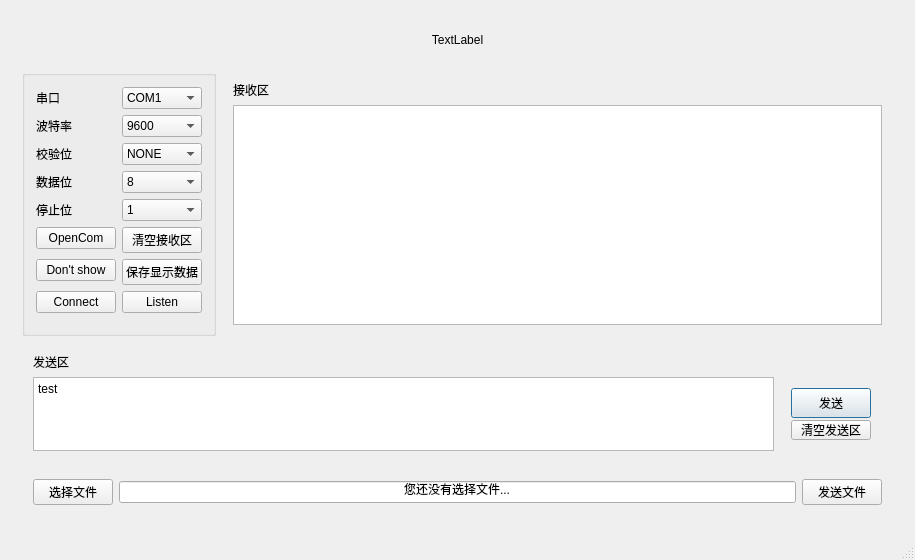
<?xml version="1.0" encoding="UTF-8"?>
<ui version="4.0">
 <class>MainWindow</class>
 <widget class="QMainWindow" name="MainWindow">
  <property name="geometry">
   <rect>
    <x>0</x>
    <y>0</y>
    <width>915</width>
    <height>560</height>
   </rect>
  </property>
  <property name="minimumSize">
   <size>
    <width>600</width>
    <height>0</height>
   </size>
  </property>
  <property name="windowTitle">
   <string>MyCom</string>
  </property>
  <property name="autoFillBackground">
   <bool>false</bool>
  </property>
  <property name="styleSheet">
   <string notr="true"/>
  </property>
  <widget class="QWidget" name="centralWidget">
   <layout class="QVBoxLayout" name="verticalLayout_2">
    <item>
     <widget class="QWidget" name="widget" native="true">
      <property name="sizePolicy">
       <sizepolicy hsizetype="Expanding" vsizetype="Expanding">
        <horstretch>0</horstretch>
        <verstretch>0</verstretch>
       </sizepolicy>
      </property>
      <layout class="QGridLayout" name="gridLayout">
       <item row="1" column="0">
        <widget class="QWidget" name="widget_2" native="true"/>
       </item>
       <item row="2" column="0" colspan="2">
        <widget class="QGroupBox" name="groupBox">
         <property name="sizePolicy">
          <sizepolicy hsizetype="Fixed" vsizetype="Preferred">
           <horstretch>0</horstretch>
           <verstretch>0</verstretch>
          </sizepolicy>
         </property>
         <layout class="QFormLayout" name="formLayout">
          <property name="fieldGrowthPolicy">
           <enum>QFormLayout::AllNonFixedFieldsGrow</enum>
          </property>
          <item row="0" column="0">
           <widget class="QLabel" name="label">
            <property name="text">
             <string>串口</string>
            </property>
           </widget>
          </item>
          <item row="0" column="1">
           <widget class="QComboBox" name="comboBox_2">
            <item>
             <property name="text">
              <string>COM1</string>
             </property>
            </item>
            <item>
             <property name="text">
              <string>COM2</string>
             </property>
            </item>
            <item>
             <property name="text">
              <string>COM3</string>
             </property>
            </item>
            <item>
             <property name="text">
              <string>COM4</string>
             </property>
            </item>
            <item>
             <property name="text">
              <string>COM5</string>
             </property>
            </item>
            <item>
             <property name="text">
              <string>COM6</string>
             </property>
            </item>
            <item>
             <property name="text">
              <string>COM7</string>
             </property>
            </item>
            <item>
             <property name="text">
              <string>COM8</string>
             </property>
            </item>
            <item>
             <property name="text">
              <string>COM9</string>
             </property>
            </item>
           </widget>
          </item>
          <item row="1" column="0">
           <widget class="QLabel" name="label_2">
            <property name="text">
             <string>波特率</string>
            </property>
           </widget>
          </item>
          <item row="1" column="1">
           <widget class="QComboBox" name="comboBox">
            <property name="currentIndex">
             <number>12</number>
            </property>
            <item>
             <property name="text">
              <string>50</string>
             </property>
            </item>
            <item>
             <property name="text">
              <string>75</string>
             </property>
            </item>
            <item>
             <property name="text">
              <string>110</string>
             </property>
            </item>
            <item>
             <property name="text">
              <string>134</string>
             </property>
            </item>
            <item>
             <property name="text">
              <string>150</string>
             </property>
            </item>
            <item>
             <property name="text">
              <string>200</string>
             </property>
            </item>
            <item>
             <property name="text">
              <string>300</string>
             </property>
            </item>
            <item>
             <property name="text">
              <string>600</string>
             </property>
            </item>
            <item>
             <property name="text">
              <string>1200</string>
             </property>
            </item>
            <item>
             <property name="text">
              <string>1800</string>
             </property>
            </item>
            <item>
             <property name="text">
              <string>2400</string>
             </property>
            </item>
            <item>
             <property name="text">
              <string>4800</string>
             </property>
            </item>
            <item>
             <property name="text">
              <string>9600</string>
             </property>
            </item>
            <item>
             <property name="text">
              <string>14400</string>
             </property>
            </item>
            <item>
             <property name="text">
              <string>19200</string>
             </property>
            </item>
            <item>
             <property name="text">
              <string>38400</string>
             </property>
            </item>
            <item>
             <property name="text">
              <string>56000</string>
             </property>
            </item>
            <item>
             <property name="text">
              <string>57600</string>
             </property>
            </item>
            <item>
             <property name="text">
              <string>76800</string>
             </property>
            </item>
            <item>
             <property name="text">
              <string>115200</string>
             </property>
            </item>
            <item>
             <property name="text">
              <string>128000</string>
             </property>
            </item>
            <item>
             <property name="text">
              <string>256000</string>
             </property>
            </item>
           </widget>
          </item>
          <item row="2" column="0">
           <widget class="QLabel" name="label_3">
            <property name="text">
             <string>校验位</string>
            </property>
           </widget>
          </item>
          <item row="2" column="1">
           <widget class="QComboBox" name="comboBox_3">
            <item>
             <property name="text">
              <string>NONE</string>
             </property>
            </item>
            <item>
             <property name="text">
              <string>ODD</string>
             </property>
            </item>
            <item>
             <property name="text">
              <string>EVEN</string>
             </property>
            </item>
            <item>
             <property name="text">
              <string>MARK</string>
             </property>
            </item>
            <item>
             <property name="text">
              <string>SPACK</string>
             </property>
            </item>
           </widget>
          </item>
          <item row="3" column="0">
           <widget class="QLabel" name="label_4">
            <property name="text">
             <string>数据位</string>
            </property>
           </widget>
          </item>
          <item row="3" column="1">
           <widget class="QComboBox" name="comboBox_4">
            <property name="currentIndex">
             <number>3</number>
            </property>
            <item>
             <property name="text">
              <string>5</string>
             </property>
            </item>
            <item>
             <property name="text">
              <string>6</string>
             </property>
            </item>
            <item>
             <property name="text">
              <string>7</string>
             </property>
            </item>
            <item>
             <property name="text">
              <string>8</string>
             </property>
            </item>
           </widget>
          </item>
          <item row="4" column="0">
           <widget class="QLabel" name="label_5">
            <property name="text">
             <string>停止位</string>
            </property>
           </widget>
          </item>
          <item row="4" column="1">
           <widget class="QComboBox" name="comboBox_5">
            <item>
             <property name="text">
              <string>1</string>
             </property>
            </item>
            <item>
             <property name="text">
              <string>1_5</string>
             </property>
            </item>
            <item>
             <property name="text">
              <string>2</string>
             </property>
            </item>
           </widget>
          </item>
          <item row="5" column="0">
           <widget class="QPushButton" name="pushButton">
            <property name="text">
             <string>OpenCom</string>
            </property>
           </widget>
          </item>
          <item row="5" column="1">
           <widget class="QPushButton" name="pushButton_2">
            <property name="text">
             <string>清空接收区</string>
            </property>
           </widget>
          </item>
          <item row="6" column="0">
           <widget class="QPushButton" name="pushButton_3">
            <property name="text">
             <string>Don't show</string>
            </property>
           </widget>
          </item>
          <item row="6" column="1">
           <widget class="QPushButton" name="pushButton_8">
            <property name="text">
             <string>保存显示数据</string>
            </property>
           </widget>
          </item>
          <item row="7" column="0">
           <widget class="QPushButton" name="pushButton_9">
            <property name="text">
             <string>Connect</string>
            </property>
           </widget>
          </item>
          <item row="7" column="1">
           <widget class="QPushButton" name="pushButton_10">
            <property name="text">
             <string>Listen</string>
            </property>
           </widget>
          </item>
         </layout>
        </widget>
       </item>
       <item row="2" column="2">
        <widget class="QWidget" name="widget" native="true">
         <property name="sizePolicy">
          <sizepolicy hsizetype="Expanding" vsizetype="Expanding">
           <horstretch>0</horstretch>
           <verstretch>0</verstretch>
          </sizepolicy>
         </property>
         <layout class="QVBoxLayout" name="verticalLayout">
          <item>
           <widget class="QLabel" name="label_6">
            <property name="sizePolicy">
             <sizepolicy hsizetype="Preferred" vsizetype="Preferred">
              <horstretch>0</horstretch>
              <verstretch>0</verstretch>
             </sizepolicy>
            </property>
            <property name="minimumSize">
             <size>
              <width>0</width>
              <height>0</height>
             </size>
            </property>
            <property name="text">
             <string>接收区</string>
            </property>
           </widget>
          </item>
          <item>
           <widget class="QTextEdit" name="textEdit">
            <property name="sizePolicy">
             <sizepolicy hsizetype="Expanding" vsizetype="Expanding">
              <horstretch>0</horstretch>
              <verstretch>0</verstretch>
             </sizepolicy>
            </property>
           </widget>
          </item>
         </layout>
        </widget>
       </item>
       <item row="3" column="0" colspan="3">
        <widget class="QWidget" name="widget" native="true">
         <property name="sizePolicy">
          <sizepolicy hsizetype="Preferred" vsizetype="Fixed">
           <horstretch>0</horstretch>
           <verstretch>0</verstretch>
          </sizepolicy>
         </property>
         <property name="minimumSize">
          <size>
           <width>0</width>
           <height>0</height>
          </size>
         </property>
         <property name="maximumSize">
          <size>
           <width>16777215</width>
           <height>120</height>
          </size>
         </property>
         <layout class="QGridLayout" name="gridLayout_2">
          <item row="0" column="0">
           <widget class="QLabel" name="label_7">
            <property name="text">
             <string>发送区</string>
            </property>
           </widget>
          </item>
          <item row="2" column="0">
           <widget class="QTextEdit" name="textEdit_2">
            <property name="sizePolicy">
             <sizepolicy hsizetype="Expanding" vsizetype="Preferred">
              <horstretch>0</horstretch>
              <verstretch>0</verstretch>
             </sizepolicy>
            </property>
            <property name="html">
             <string>&lt;!DOCTYPE HTML PUBLIC &quot;-//W3C//DTD HTML 4.0//EN&quot; &quot;http://www.w3.org/TR/REC-html40/strict.dtd&quot;&gt;
&lt;html&gt;&lt;head&gt;&lt;meta name=&quot;qrichtext&quot; content=&quot;1&quot; /&gt;&lt;style type=&quot;text/css&quot;&gt;
p, li { white-space: pre-wrap; }
&lt;/style&gt;&lt;/head&gt;&lt;body style=&quot; font-family:'SimSun'; font-size:9pt; font-weight:400; font-style:normal;&quot;&gt;
&lt;p style=&quot; margin-top:0px; margin-bottom:0px; margin-left:0px; margin-right:0px; -qt-block-indent:0; text-indent:0px;&quot;&gt;test&lt;/p&gt;&lt;/body&gt;&lt;/html&gt;</string>
            </property>
           </widget>
          </item>
          <item row="2" column="1">
           <widget class="QWidget" name="widget" native="true">
            <property name="sizePolicy">
             <sizepolicy hsizetype="Preferred" vsizetype="Expanding">
              <horstretch>0</horstretch>
              <verstretch>0</verstretch>
             </sizepolicy>
            </property>
            <layout class="QVBoxLayout" name="verticalLayout_3">
             <item>
              <widget class="QPushButton" name="pushButton_4">
               <property name="sizePolicy">
                <sizepolicy hsizetype="Minimum" vsizetype="Preferred">
                 <horstretch>0</horstretch>
                 <verstretch>0</verstretch>
                </sizepolicy>
               </property>
               <property name="minimumSize">
                <size>
                 <width>0</width>
                 <height>30</height>
                </size>
               </property>
               <property name="maximumSize">
                <size>
                 <width>16777215</width>
                 <height>30</height>
                </size>
               </property>
               <property name="text">
                <string>发送</string>
               </property>
               <property name="default">
                <bool>true</bool>
               </property>
              </widget>
             </item>
             <item>
              <widget class="QPushButton" name="pushButton_5">
               <property name="sizePolicy">
                <sizepolicy hsizetype="Minimum" vsizetype="Fixed">
                 <horstretch>0</horstretch>
                 <verstretch>0</verstretch>
                </sizepolicy>
               </property>
               <property name="minimumSize">
                <size>
                 <width>0</width>
                 <height>20</height>
                </size>
               </property>
               <property name="text">
                <string>清空发送区</string>
               </property>
              </widget>
             </item>
            </layout>
           </widget>
          </item>
         </layout>
        </widget>
       </item>
       <item row="4" column="0" colspan="3">
        <widget class="QWidget" name="widget" native="true">
         <layout class="QHBoxLayout" name="horizontalLayout">
          <item>
           <widget class="QPushButton" name="pushButton_6">
            <property name="text">
             <string>选择文件</string>
            </property>
           </widget>
          </item>
          <item>
           <widget class="QLineEdit" name="lineEdit">
            <property name="text">
             <string>您还没有选择文件...</string>
            </property>
            <property name="alignment">
             <set>Qt::AlignCenter</set>
            </property>
           </widget>
          </item>
          <item>
           <widget class="QPushButton" name="pushButton_7">
            <property name="text">
             <string>发送文件</string>
            </property>
           </widget>
          </item>
         </layout>
        </widget>
       </item>
       <item row="0" column="0" colspan="3">
        <widget class="QWidget" name="widget_3" native="true">
         <property name="enabled">
          <bool>true</bool>
         </property>
         <property name="sizePolicy">
          <sizepolicy hsizetype="Preferred" vsizetype="Maximum">
           <horstretch>0</horstretch>
           <verstretch>0</verstretch>
          </sizepolicy>
         </property>
         <property name="maximumSize">
          <size>
           <width>16777215</width>
           <height>40</height>
          </size>
         </property>
         <layout class="QHBoxLayout" name="horizontalLayout_2">
          <item>
           <widget class="QLabel" name="label_8">
            <property name="sizePolicy">
             <sizepolicy hsizetype="Expanding" vsizetype="Expanding">
              <horstretch>0</horstretch>
              <verstretch>0</verstretch>
             </sizepolicy>
            </property>
            <property name="minimumSize">
             <size>
              <width>50</width>
              <height>0</height>
             </size>
            </property>
            <property name="maximumSize">
             <size>
              <width>16777215</width>
              <height>16777215</height>
             </size>
            </property>
            <property name="text">
             <string>TextLabel</string>
            </property>
            <property name="alignment">
             <set>Qt::AlignCenter</set>
            </property>
           </widget>
          </item>
         </layout>
        </widget>
       </item>
      </layout>
     </widget>
    </item>
   </layout>
  </widget>
  <widget class="QMenuBar" name="menuBar">
   <property name="geometry">
    <rect>
     <x>0</x>
     <y>0</y>
     <width>915</width>
     <height>23</height>
    </rect>
   </property>
  </widget>
  <widget class="QStatusBar" name="statusBar"/>
 </widget>
 <layoutdefault spacing="6" margin="11"/>
 <resources/>
 <connections/>
</ui>
